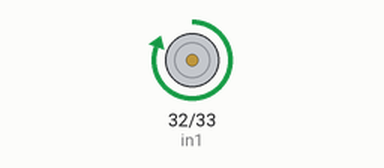
This sketch was run on a simulated ESP32. Parts: motor-driver pin pairs drawn as motors (green arrow = first pin HIGH = forward, orange = second pin HIGH = backward, longer = more drive, scaled by the enable pin).

Above: at 0.05 s.
Timing chart, 0 to 3.5 s (numbered marks = the images above):
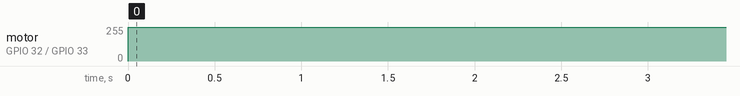

The sketch:

Hbridge.ino
```cpp
/*
  L298N Motor Demonstration
  L298N-Motor-Demo.ino
  Demonstrates functions of L298N Motor Controller

  DroneBot Workshop 2017
  http://dronebotworkshop.com
*/


// Motor A
int enA = 34;
int in1 = 32;
int in2 = 33;
const int channelA = 0;
const int frequency = 5000;
const int resolution = 8;
// Motor B
//const int channelB = 1;
//int enB = 25;
//int in3 = 26;
//int in4 = 27;

void setup()
{
  // Set all the motor control pins to outputs
  //pinMode(enA, OUTPUT);
  ledcSetup(channelA,frequency,resolution);
  ledcAttachPin(enA,channelA);
  //pinMode(enB, OUTPUT);
  //ledcSetup(channelB,frequency,resolution);
  //ledcAttachPin(enB,channelB);
  pinMode(in1, OUTPUT);
  pinMode(in2, OUTPUT);
  //pinMode(in3, OUTPUT);
  //pinMode(in4, OUTPUT);
}

void demoOne()
{
  // This function will run the motors in both directions at a fixed speed
  // Turn on motor A
  digitalWrite(in1, HIGH);
  digitalWrite(in2, LOW);
  // Set speed to 200 out of possible range 0~255
  //analogWrite(enA, 200);
  ledcWrite(channelA, 255);
  // Turn on motor B
  //digitalWrite(in3, HIGH);
  //digitalWrite(in4, LOW);
  // Set speed to 200 out of possible range 0~255
  //analogWrite(enB, 200);
  //ledcWrite(channelB, 200);
  delay(2000);
  // Now change motor directions
  //digitalWrite(in1, LOW);
  //digitalWrite(in2, HIGH);
  //digitalWrite(in3, LOW);
  //digitalWrite(in4, HIGH);
  //delay(2000);

  // Now turn off motors
  //digitalWrite(in1, LOW);
  //digitalWrite(in2, LOW);
  //digitalWrite(in3, LOW);
  //digitalWrite(in4, LOW);
}

void demoTwo()
{
  // This function will run the motors across the range of possible speeds
  // Note that maximum speed is determined by the motor itself and the operating voltage
  // Turn on motors
  digitalWrite(in1, LOW);
  digitalWrite(in2, HIGH);
//  digitalWrite(in3, LOW);
  //digitalWrite(in4, HIGH);
  // Accelerate from zero to maximum speed
  for (int i = 0; i < 256; i++)
  {
    ledcWrite(channelA, i);
    //ledcWrite(channelB, i);
    delay(20);
  }

  // Decelerate from maximum speed to zero
  for (int i = 255; i >= 0; --i)
  {
    ledcWrite(channelA, i);
    //ledcWrite(channelB, i);
    delay(20);
  }

  // Now turn off motors
  digitalWrite(in1, LOW);
  digitalWrite(in2, LOW);
  //digitalWrite(in3, LOW);
  //digitalWrite(in4, LOW);
}

void loop()
{
  demoOne();
  delay(1000);
  //demoTwo();
  //delay(1000);
    // Now turn off motors
  ledcWrite(channelA, 0);
  digitalWrite(in1, LOW);
  digitalWrite(in2, LOW);
}
```

Measured:
- by itself, motor on GPIO 32 (in1) / GPIO 33 (in2): stopped → forward 255/255 at 0.00 s
